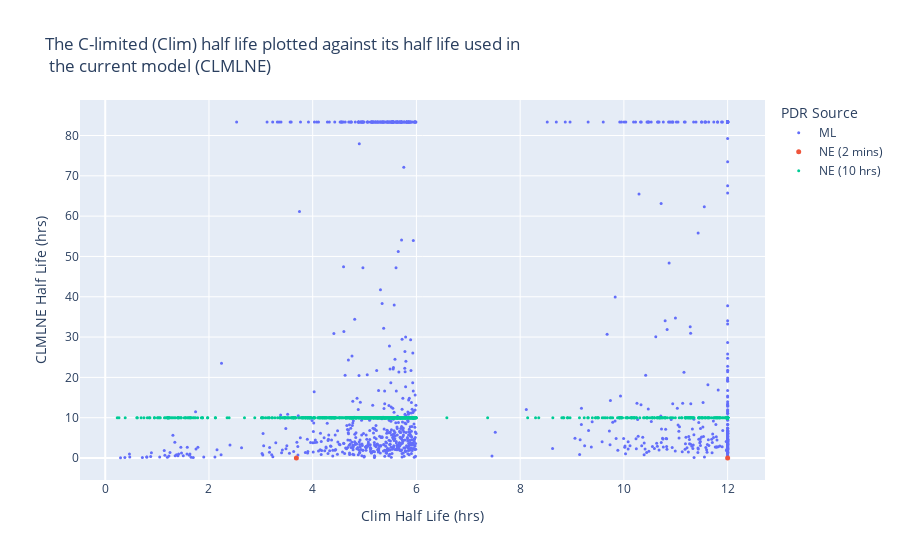

The notebook cell this image was saved under:
### Code cell
# plot CLMLNE half life vs Clim half life in hours
fig = go.Figure()
fig.add_trace(go.Scatter(x=(big_df_ML['Clim half life (min)']/60), y=(big_df_ML['CLMLNE_ML half life (min)']/60), mode='markers', name='ML', hovertext=big_df_ML['Protein ID'], marker_size=3))
fig.add_trace(go.Scatter(x=(big_df_2mins['Clim half life (min)']/60), y=(big_df_2mins['CLMLNE half life (min)']/60), mode='markers', name='NE (2 mins)', hovertext=big_df_2mins['Protein ID'], marker_size=5))
fig.add_trace(go.Scatter(x=(big_df_10hrs['Clim half life (min)']/60), y=(big_df_10hrs['CLMLNE half life (min)']/60), mode='markers', name='NE (10 hrs)', hovertext=big_df_10hrs['Protein ID'], marker_size=3))

# Plot Specs
fig.update_layout(title='The C-limited (Clim) half life plotted against its half life used in<br> the current model (CLMLNE)', yaxis_title='CLMLNE Half Life (hrs)', xaxis_title='Clim Half Life (hrs)')
fig.update_layout(legend_title_text='PDR Source')

### Figure 1 — Plotly figure (JSON) as saved in the notebook; plotly's stock layout.template omitted (floating-point values rounded to 4 significant figures; data arrays with more than 128 entries replaced by an {"elided": "..."} marker saying what was removed)
{"data": [{"hovertext": {"elided": "985 str values"}, "marker": {"size": 3}, "mode": "markers", "name": "ML", "x": {"elided": "985 float values"}, "y": {"elided": "985 float values"}, "type": "scatter"}, {"hovertext": ["EG10765-MONOMER", "PGPPHOSPHAB-MONOMER"], "marker": {"size": 5}, "mode": "markers", "name": "NE (2 mins)", "x": [3.685, 12.0], "y": [0.03333, 0.03333], "type": "scatter"}, {"hovertext": {"elided": "925 str values"}, "marker": {"size": 3}, "mode": "markers", "name": "NE (10 hrs)", "x": {"elided": "925 float values"}, "y": {"elided": "925 float values"}, "type": "scatter"}], "layout": {"title": {"text": "The C-limited (Clim) half life plotted against its half life used in<br> the current model (CLMLNE)"}, "yaxis": {"title": {"text": "CLMLNE Half Life (hrs)"}}, "xaxis": {"title": {"text": "Clim Half Life (hrs)"}}, "legend": {"title": {"text": "PDR Source"}}}}
